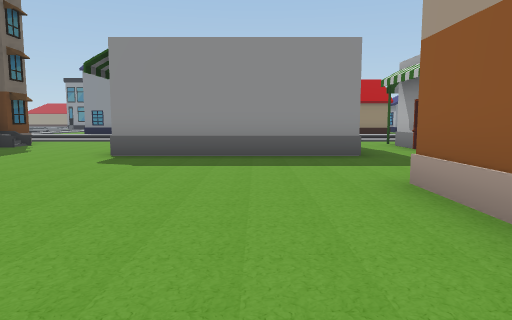
[1] (above)

24 first-person views from a walk through a scene from a Unity 3-D project. The camera is 1.2 m above the floor, tilts 6° down and sees 70° across. The floor is counted in squares, 2 m on a side. Each view is taken from the middle of a square. On the plan, view 1 faces up. The plan holds only what a view shows up to about 10 squares ahead; the rest is blank. The place goes on beyond the plan. The player character is not drawn. Some surface patterns are stand-ins.

[2]
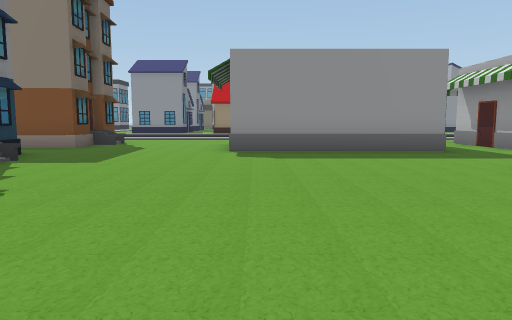

[3]
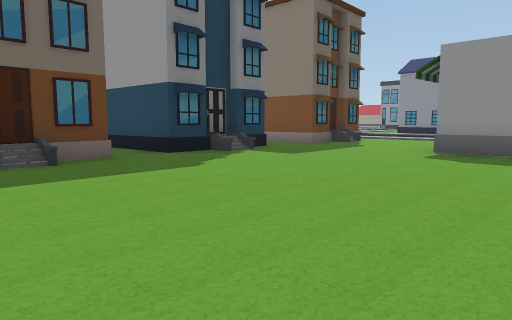

[4]
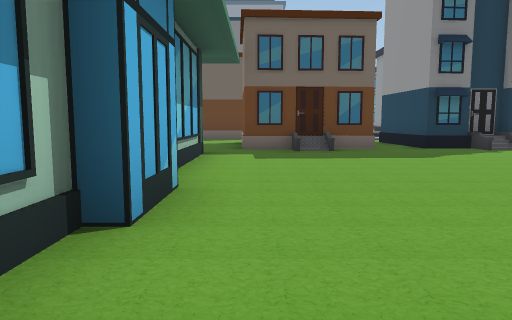

[5]
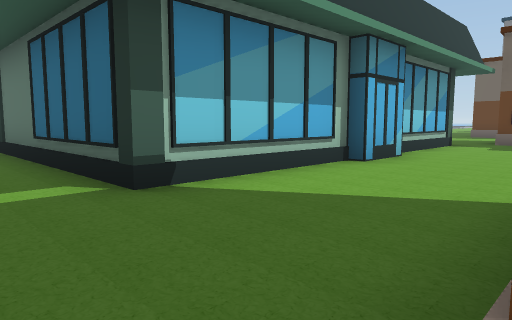

[6]
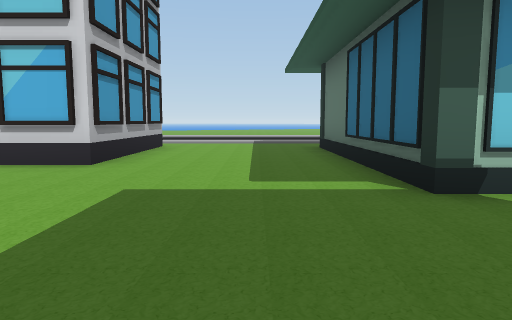

[7]
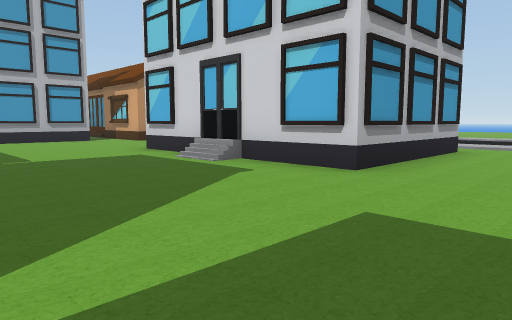

[8]
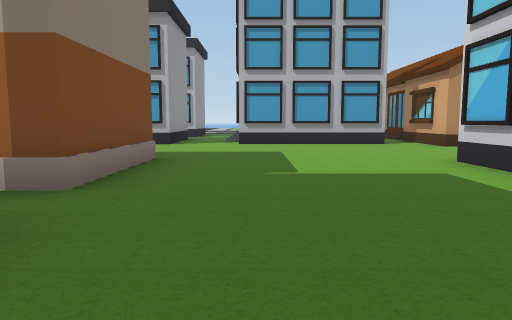

[9]
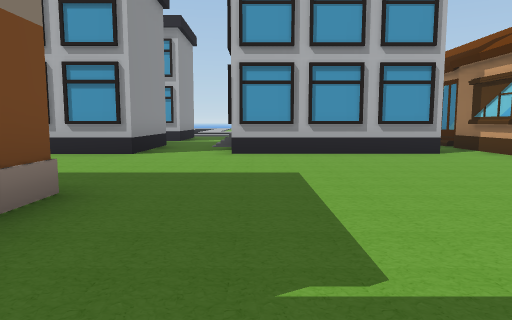

[10]
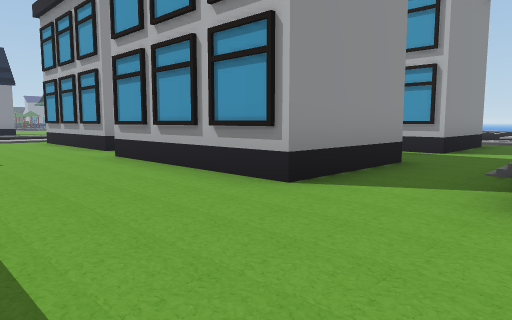

[11]
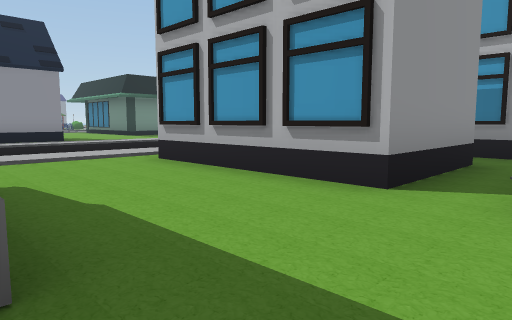

[12]
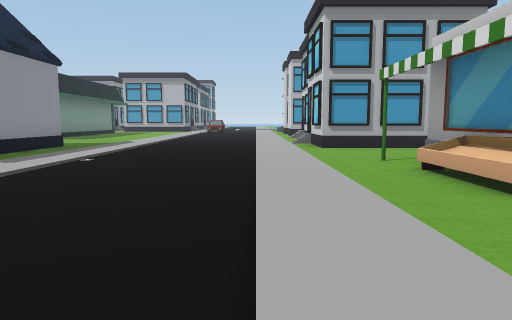

[13]
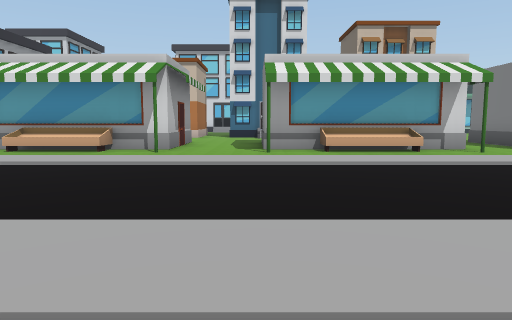

[14]
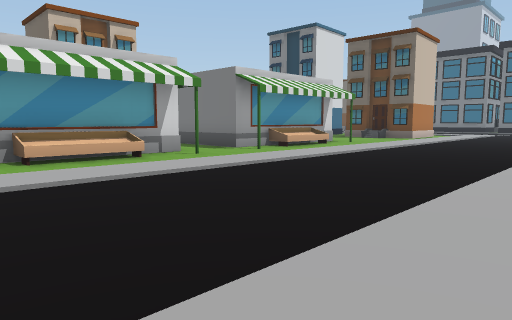

[15]
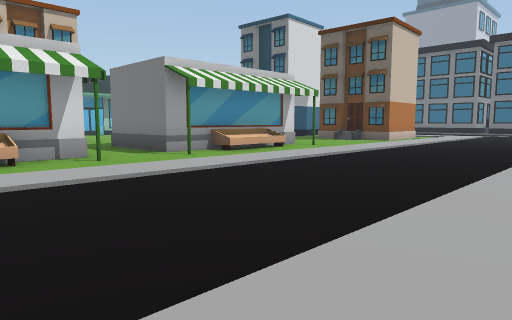

[16]
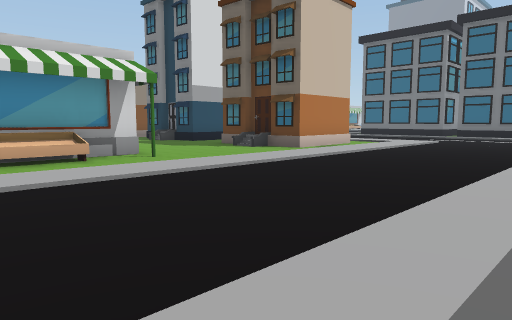

[17]
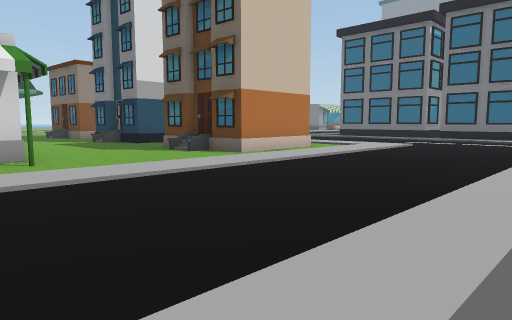

[18]
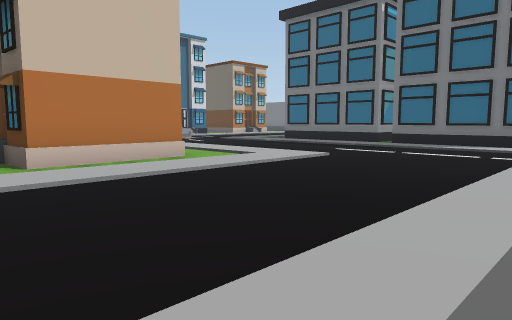

[19]
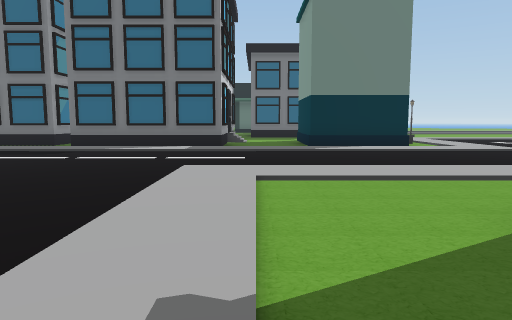

[20]
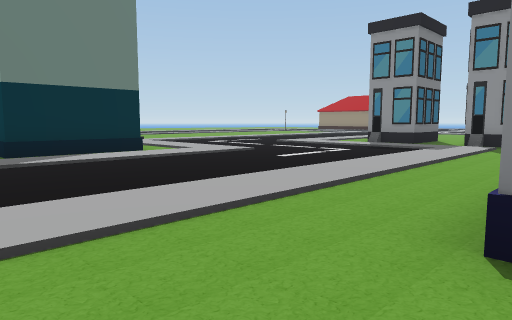

[21]
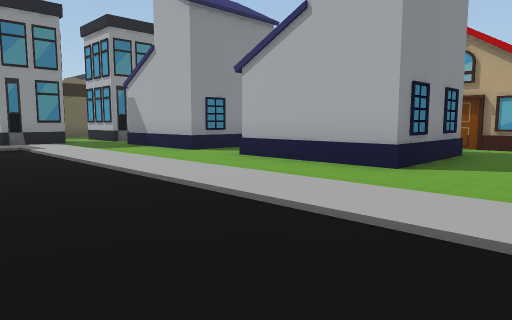

[22]
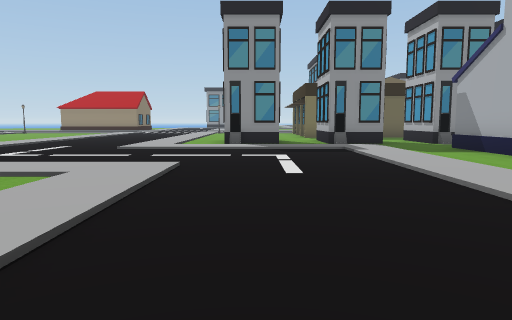

[23]
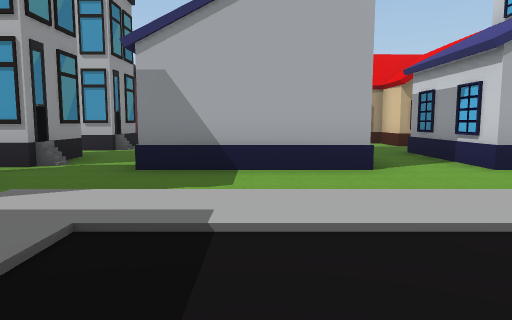

[24]
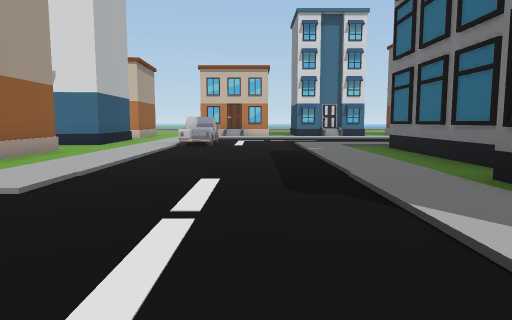

### Floor plan
Key: @ floor where view 1 was taken; # wall or solid block; . floor; / step, stairs or slope; O other object.
Columns run from 18 left of view 1 to 22 right of it. Each row starts with its distance up from view 1.
 27 ....#O #O.#O.#OOOO
 26 .............
 25 ..........O
 24 ..........O O
 23  .........OOO
 22   ...........
 21   ........OOO...
 20   #.......O O OO
 19   #.......O O O
 18   #.......OOO.O
 17    ...........            .      OOO.
 16    ................. .......   ......
 15   O.......................... .......
 14   #...................................
 13   #...................................
 12   #..................................
 11   ...................................
 10   O......###.......................O#
  9   #......###/...OOOOO.OOOOO.OOOOO..##
  8   #......####...O   O.O   O.O    ..#
  7   #....... .....OOOOO.O   O.O   O..#  .#
  6   .....O..............          .......#
  5   ....OO.###.........           ...O
  4          ###/........            ..#
  3          ###/.......#            ..#
  2           ..........#           ...#  ..
  1             #.......  #.    #OO#.........
  0            ##.....@......................
 -1           ##O......................O
 -2           ...#########.............#
 -3                      #.............#
 -4                      #....#####....#
 -5                      #....      .....
 -6                      #...O        OOOOO
 -7                      O....

Where each view was taken, in squares from view 1:
view 1: 0 up, 0 right, facing up
view 2: 1 down, 2 left, facing up
view 3: 1 down, 0 right, facing up-left
view 4: 1 down, 2 right, facing left
view 5: 1 up, 5 right, facing down-left
view 6: 1 up, 5 right, facing down
view 7: 0 up, 5 right, facing down-right
view 8: 1 down, 7 right, facing right
view 9: 1 down, 10 right, facing right
view 10: 1 down, 14 right, facing up-right
view 11: 5 up, 14 right, facing up-right
view 12: 12 up, 8 right, facing right
view 13: 17 up, 8 right, facing down
view 14: 16 up, 8 right, facing down-left
view 15: 16 up, 6 right, facing down-left
view 16: 16 up, 1 right, facing down-left
view 17: 16 up, 1 left, facing down-left
view 18: 16 up, 5 left, facing down-left
view 19: 16 up, 6 left, facing left
view 20: 16 up, 8 left, facing up-left
view 21: 16 up, 13 left, facing up-right
view 22: 17 up, 13 left, facing up
view 23: 24 up, 13 left, facing right
view 24: 15 up, 13 left, facing down
